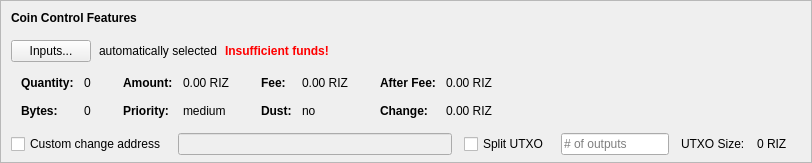
    <widget class="QFrame" name="frameCoinControl">
     <property name="sizePolicy">
      <sizepolicy hsizetype="Expanding" vsizetype="Expanding">
       <horstretch>0</horstretch>
       <verstretch>0</verstretch>
      </sizepolicy>
     </property>
     <property name="maximumSize">
      <size>
       <width>16777215</width>
       <height>16777215</height>
      </size>
     </property>
     <property name="frameShape">
      <enum>QFrame::StyledPanel</enum>
     </property>
     <property name="frameShadow">
      <enum>QFrame::Sunken</enum>
     </property>
     <layout class="QVBoxLayout" name="verticalLayoutCoinControl2">
      <property name="spacing">
       <number>0</number>
      </property>
      <property name="leftMargin">
       <number>0</number>
      </property>
      <property name="topMargin">
       <number>0</number>
      </property>
      <property name="rightMargin">
       <number>0</number>
      </property>
      <property name="bottomMargin">
       <number>6</number>
      </property>
      <item>
       <layout class="QVBoxLayout" name="verticalLayoutCoinControl" stretch="0,0,0,0,1">
        <property name="spacing">
         <number>0</number>
        </property>
        <property name="leftMargin">
         <number>10</number>
        </property>
        <property name="topMargin">
         <number>10</number>
        </property>
        <item>
         <layout class="QHBoxLayout" name="horizontalLayoutCoinControl1">
          <property name="bottomMargin">
           <number>15</number>
          </property>
          <item>
           <widget class="QLabel" name="labelCoinControlFeatures">
            <property name="sizePolicy">
             <sizepolicy hsizetype="Preferred" vsizetype="Maximum">
              <horstretch>0</horstretch>
              <verstretch>0</verstretch>
             </sizepolicy>
            </property>
            <property name="font">
             <font>
              <weight>75</weight>
              <bold>true</bold>
             </font>
            </property>
            <property name="styleSheet">
             <string notr="true">font-weight:bold;</string>
            </property>
            <property name="text">
             <string>Coin Control Features</string>
            </property>
           </widget>
          </item>
         </layout>
        </item>
        <item>
         <layout class="QHBoxLayout" name="horizontalLayoutCoinControl2" stretch="0,0,0,0">
          <property name="spacing">
           <number>8</number>
          </property>
          <property name="bottomMargin">
           <number>10</number>
          </property>
          <item>
           <widget class="QPushButton" name="pushButtonCoinControl">
            <property name="styleSheet">
             <string notr="true"/>
            </property>
            <property name="text">
             <string>Inputs...</string>
            </property>
            <property name="autoDefault">
             <bool>false</bool>
            </property>
           </widget>
          </item>
          <item>
           <widget class="QLabel" name="labelCoinControlAutomaticallySelected">
            <property name="text">
             <string>automatically selected</string>
            </property>
            <property name="margin">
             <number>5</number>
            </property>
           </widget>
          </item>
          <item>
           <widget class="QLabel" name="labelCoinControlInsuffFunds">
            <property name="font">
             <font>
              <weight>75</weight>
              <bold>true</bold>
             </font>
            </property>
            <property name="styleSheet">
             <string notr="true">color:red;font-weight:bold;</string>
            </property>
            <property name="text">
             <string>Insufficient funds!</string>
            </property>
            <property name="margin">
             <number>5</number>
            </property>
           </widget>
          </item>
          <item>
           <spacer name="horizontalSpacerCoinControl">
            <property name="orientation">
             <enum>Qt::Horizontal</enum>
            </property>
            <property name="sizeHint" stdset="0">
             <size>
              <width>40</width>
              <height>1</height>
             </size>
            </property>
           </spacer>
          </item>
         </layout>
        </item>
        <item>
         <widget class="QWidget" name="widgetCoinControl" native="true">
          <property name="sizePolicy">
           <sizepolicy hsizetype="Preferred" vsizetype="Preferred">
            <horstretch>0</horstretch>
            <verstretch>0</verstretch>
           </sizepolicy>
          </property>
          <property name="minimumSize">
           <size>
            <width>0</width>
            <height>0</height>
           </size>
          </property>
          <property name="styleSheet">
           <string notr="true"/>
          </property>
          <layout class="QHBoxLayout" name="horizontalLayoutCoinControl5">
           <property name="leftMargin">
            <number>0</number>
           </property>
           <property name="topMargin">
            <number>0</number>
           </property>
           <property name="rightMargin">
            <number>0</number>
           </property>
           <property name="bottomMargin">
            <number>0</number>
           </property>
           <item>
            <layout class="QHBoxLayout" name="horizontalLayoutCoinControl3" stretch="0,0,0,1">
             <property name="spacing">
              <number>20</number>
             </property>
             <property name="topMargin">
              <number>0</number>
             </property>
             <property name="bottomMargin">
              <number>10</number>
             </property>
             <item>
              <layout class="QFormLayout" name="formLayoutCoinControl1">
               <property name="horizontalSpacing">
                <number>10</number>
               </property>
               <property name="verticalSpacing">
                <number>14</number>
               </property>
               <property name="leftMargin">
                <number>10</number>
               </property>
               <property name="topMargin">
                <number>4</number>
               </property>
               <property name="rightMargin">
                <number>6</number>
               </property>
               <item row="0" column="0">
                <widget class="QLabel" name="labelCoinControlQuantityText">
                 <property name="font">
                  <font>
                   <weight>75</weight>
                   <bold>true</bold>
                  </font>
                 </property>
                 <property name="text">
                  <string>Quantity:</string>
                 </property>
                 <property name="margin">
                  <number>0</number>
                 </property>
                </widget>
               </item>
               <item row="0" column="1">
                <widget class="QLabel" name="labelCoinControlQuantity">
                 <property name="cursor">
                  <cursorShape>IBeamCursor</cursorShape>
                 </property>
                 <property name="contextMenuPolicy">
                  <enum>Qt::ActionsContextMenu</enum>
                 </property>
                 <property name="text">
                  <string notr="true">0</string>
                 </property>
                 <property name="margin">
                  <number>0</number>
                 </property>
                 <property name="textInteractionFlags">
                  <set>Qt::LinksAccessibleByMouse|Qt::TextSelectableByKeyboard|Qt::TextSelectableByMouse</set>
                 </property>
                </widget>
               </item>
               <item row="1" column="0">
                <widget class="QLabel" name="labelCoinControlBytesText">
                 <property name="font">
                  <font>
                   <weight>75</weight>
                   <bold>true</bold>
                  </font>
                 </property>
                 <property name="text">
                  <string>Bytes:</string>
                 </property>
                </widget>
               </item>
               <item row="1" column="1">
                <widget class="QLabel" name="labelCoinControlBytes">
                 <property name="cursor">
                  <cursorShape>IBeamCursor</cursorShape>
                 </property>
                 <property name="contextMenuPolicy">
                  <enum>Qt::ActionsContextMenu</enum>
                 </property>
                 <property name="text">
                  <string notr="true">0</string>
                 </property>
                 <property name="textInteractionFlags">
                  <set>Qt::LinksAccessibleByMouse|Qt::TextSelectableByKeyboard|Qt::TextSelectableByMouse</set>
                 </property>
                </widget>
               </item>
              </layout>
             </item>
             <item>
              <layout class="QFormLayout" name="formLayoutCoinControl2">
               <property name="horizontalSpacing">
                <number>10</number>
               </property>
               <property name="verticalSpacing">
                <number>14</number>
               </property>
               <property name="leftMargin">
                <number>6</number>
               </property>
               <property name="topMargin">
                <number>4</number>
               </property>
               <property name="rightMargin">
                <number>6</number>
               </property>
               <item row="0" column="0">
                <widget class="QLabel" name="labelCoinControlAmountText">
                 <property name="font">
                  <font>
                   <weight>75</weight>
                   <bold>true</bold>
                  </font>
                 </property>
                 <property name="text">
                  <string>Amount:</string>
                 </property>
                 <property name="margin">
                  <number>0</number>
                 </property>
                </widget>
               </item>
               <item row="0" column="1">
                <widget class="QLabel" name="labelCoinControlAmount">
                 <property name="cursor">
                  <cursorShape>IBeamCursor</cursorShape>
                 </property>
                 <property name="contextMenuPolicy">
                  <enum>Qt::ActionsContextMenu</enum>
                 </property>
                 <property name="text">
                  <string notr="true">0.00 RIZ</string>
                 </property>
                 <property name="textInteractionFlags">
                  <set>Qt::LinksAccessibleByMouse|Qt::TextSelectableByKeyboard|Qt::TextSelectableByMouse</set>
                 </property>
                </widget>
               </item>
               <item row="1" column="0">
                <widget class="QLabel" name="labelCoinControlPriorityText">
                 <property name="font">
                  <font>
                   <weight>75</weight>
                   <bold>true</bold>
                  </font>
                 </property>
                 <property name="text">
                  <string>Priority:</string>
                 </property>
                </widget>
               </item>
               <item row="1" column="1">
                <widget class="QLabel" name="labelCoinControlPriority">
                 <property name="cursor">
                  <cursorShape>IBeamCursor</cursorShape>
                 </property>
                 <property name="contextMenuPolicy">
                  <enum>Qt::ActionsContextMenu</enum>
                 </property>
                 <property name="text">
                  <string>medium</string>
                 </property>
                 <property name="textInteractionFlags">
                  <set>Qt::LinksAccessibleByMouse|Qt::TextSelectableByKeyboard|Qt::TextSelectableByMouse</set>
                 </property>
                </widget>
               </item>
              </layout>
             </item>
             <item>
              <layout class="QFormLayout" name="formLayoutCoinControl3">
               <property name="horizontalSpacing">
                <number>10</number>
               </property>
               <property name="verticalSpacing">
                <number>14</number>
               </property>
               <property name="leftMargin">
                <number>6</number>
               </property>
               <property name="topMargin">
                <number>4</number>
               </property>
               <property name="rightMargin">
                <number>6</number>
               </property>
               <item row="0" column="0">
                <widget class="QLabel" name="labelCoinControlFeeText">
                 <property name="font">
                  <font>
                   <weight>75</weight>
                   <bold>true</bold>
                  </font>
                 </property>
                 <property name="text">
                  <string>Fee:</string>
                 </property>
                 <property name="margin">
                  <number>0</number>
                 </property>
                </widget>
               </item>
               <item row="0" column="1">
                <widget class="QLabel" name="labelCoinControlFee">
                 <property name="cursor">
                  <cursorShape>IBeamCursor</cursorShape>
                 </property>
                 <property name="contextMenuPolicy">
                  <enum>Qt::ActionsContextMenu</enum>
                 </property>
                 <property name="text">
                  <string notr="true">0.00 RIZ</string>
                 </property>
                 <property name="textInteractionFlags">
                  <set>Qt::LinksAccessibleByMouse|Qt::TextSelectableByKeyboard|Qt::TextSelectableByMouse</set>
                 </property>
                </widget>
               </item>
               <item row="1" column="0">
                <widget class="QLabel" name="labelCoinControlLowOutputText">
                 <property name="font">
                  <font>
                   <weight>75</weight>
                   <bold>true</bold>
                  </font>
                 </property>
                 <property name="text">
                  <string>Dust:</string>
                 </property>
                </widget>
               </item>
               <item row="1" column="1">
                <widget class="QLabel" name="labelCoinControlLowOutput">
                 <property name="cursor">
                  <cursorShape>IBeamCursor</cursorShape>
                 </property>
                 <property name="contextMenuPolicy">
                  <enum>Qt::ActionsContextMenu</enum>
                 </property>
                 <property name="text">
                  <string>no</string>
                 </property>
                 <property name="textInteractionFlags">
                  <set>Qt::LinksAccessibleByMouse|Qt::TextSelectableByKeyboard|Qt::TextSelectableByMouse</set>
                 </property>
                </widget>
               </item>
              </layout>
             </item>
             <item>
              <layout class="QFormLayout" name="formLayoutCoinControl4">
               <property name="horizontalSpacing">
                <number>10</number>
               </property>
               <property name="verticalSpacing">
                <number>14</number>
               </property>
               <property name="leftMargin">
                <number>6</number>
               </property>
               <property name="topMargin">
                <number>4</number>
               </property>
               <property name="rightMargin">
                <number>6</number>
               </property>
               <item row="0" column="0">
                <widget class="QLabel" name="labelCoinControlAfterFeeText">
                 <property name="font">
                  <font>
                   <weight>75</weight>
                   <bold>true</bold>
                  </font>
                 </property>
                 <property name="text">
                  <string>After Fee:</string>
                 </property>
                 <property name="margin">
                  <number>0</number>
                 </property>
                </widget>
               </item>
               <item row="0" column="1">
                <widget class="QLabel" name="labelCoinControlAfterFee">
                 <property name="cursor">
                  <cursorShape>IBeamCursor</cursorShape>
                 </property>
                 <property name="contextMenuPolicy">
                  <enum>Qt::ActionsContextMenu</enum>
                 </property>
                 <property name="text">
                  <string notr="true">0.00 RIZ</string>
                 </property>
                 <property name="textInteractionFlags">
                  <set>Qt::LinksAccessibleByMouse|Qt::TextSelectableByKeyboard|Qt::TextSelectableByMouse</set>
                 </property>
                </widget>
               </item>
               <item row="1" column="0">
                <widget class="QLabel" name="labelCoinControlChangeText">
                 <property name="font">
                  <font>
                   <weight>75</weight>
                   <bold>true</bold>
                  </font>
                 </property>
                 <property name="text">
                  <string>Change:</string>
                 </property>
                </widget>
               </item>
               <item row="1" column="1">
                <widget class="QLabel" name="labelCoinControlChange">
                 <property name="cursor">
                  <cursorShape>IBeamCursor</cursorShape>
                 </property>
                 <property name="contextMenuPolicy">
                  <enum>Qt::ActionsContextMenu</enum>
                 </property>
                 <property name="text">
                  <string notr="true">0.00 RIZ</string>
                 </property>
                 <property name="textInteractionFlags">
                  <set>Qt::LinksAccessibleByMouse|Qt::TextSelectableByKeyboard|Qt::TextSelectableByMouse</set>
                 </property>
                </widget>
               </item>
              </layout>
             </item>
            </layout>
           </item>
          </layout>
         </widget>
        </item>
        <item>
         <layout class="QHBoxLayout" name="horizontalLayoutCoinControl4" stretch="0,0,0,0,0,0,0">
          <property name="spacing">
           <number>12</number>
          </property>
          <property name="sizeConstraint">
           <enum>QLayout::SetDefaultConstraint</enum>
          </property>
          <property name="topMargin">
           <number>5</number>
          </property>
          <property name="rightMargin">
           <number>5</number>
          </property>
          <item>
           <widget class="QCheckBox" name="checkBoxCoinControlChange">
            <property name="toolTip">
             <string>If this is activated, but the change address is empty or invalid, change will be sent to a newly generated address.</string>
            </property>
            <property name="text">
             <string>Custom change address</string>
            </property>
           </widget>
          </item>
          <item>
           <widget class="QValidatedLineEdit" name="lineEditCoinControlChange">
            <property name="enabled">
             <bool>false</bool>
            </property>
            <property name="sizePolicy">
             <sizepolicy hsizetype="Expanding" vsizetype="Fixed">
              <horstretch>0</horstretch>
              <verstretch>0</verstretch>
             </sizepolicy>
            </property>
           </widget>
          </item>
          <item>
           <widget class="QCheckBox" name="splitBlockCheckBox">
            <property name="text">
             <string>Split UTXO</string>
            </property>
           </widget>
          </item>
          <item>
           <widget class="QLineEdit" name="splitBlockLineEdit">
            <property name="sizePolicy">
             <sizepolicy hsizetype="Fixed" vsizetype="Fixed">
              <horstretch>50</horstretch>
              <verstretch>0</verstretch>
             </sizepolicy>
            </property>
            <property name="placeholderText">
             <string># of outputs</string>
            </property>
           </widget>
          </item>
          <item>
           <widget class="QLabel" name="labelBlockSizeText">
            <property name="text">
             <string>UTXO Size:</string>
            </property>
           </widget>
          </item>
          <item>
           <widget class="QLabel" name="labelBlockSize">
            <property name="text">
             <string>0 RIZ</string>
            </property>
           </widget>
          </item>
          <item>
           <widget class="QLabel" name="labelCoinControlChangeLabel">
            <property name="sizePolicy">
             <sizepolicy hsizetype="Preferred" vsizetype="Expanding">
              <horstretch>0</horstretch>
              <verstretch>0</verstretch>
             </sizepolicy>
            </property>
            <property name="minimumSize">
             <size>
              <width>0</width>
              <height>0</height>
             </size>
            </property>
            <property name="text">
             <string/>
            </property>
            <property name="margin">
             <number>3</number>
            </property>
           </widget>
          </item>
         </layout>
        </item>
        <item>
         <spacer name="verticalSpacerCoinControl">
          <property name="orientation">
           <enum>Qt::Vertical</enum>
          </property>
          <property name="sizeHint" stdset="0">
           <size>
            <width>800</width>
            <height>1</height>
           </size>
          </property>
         </spacer>
        </item>
       </layout>
      </item>
     </layout>
    </widget>
